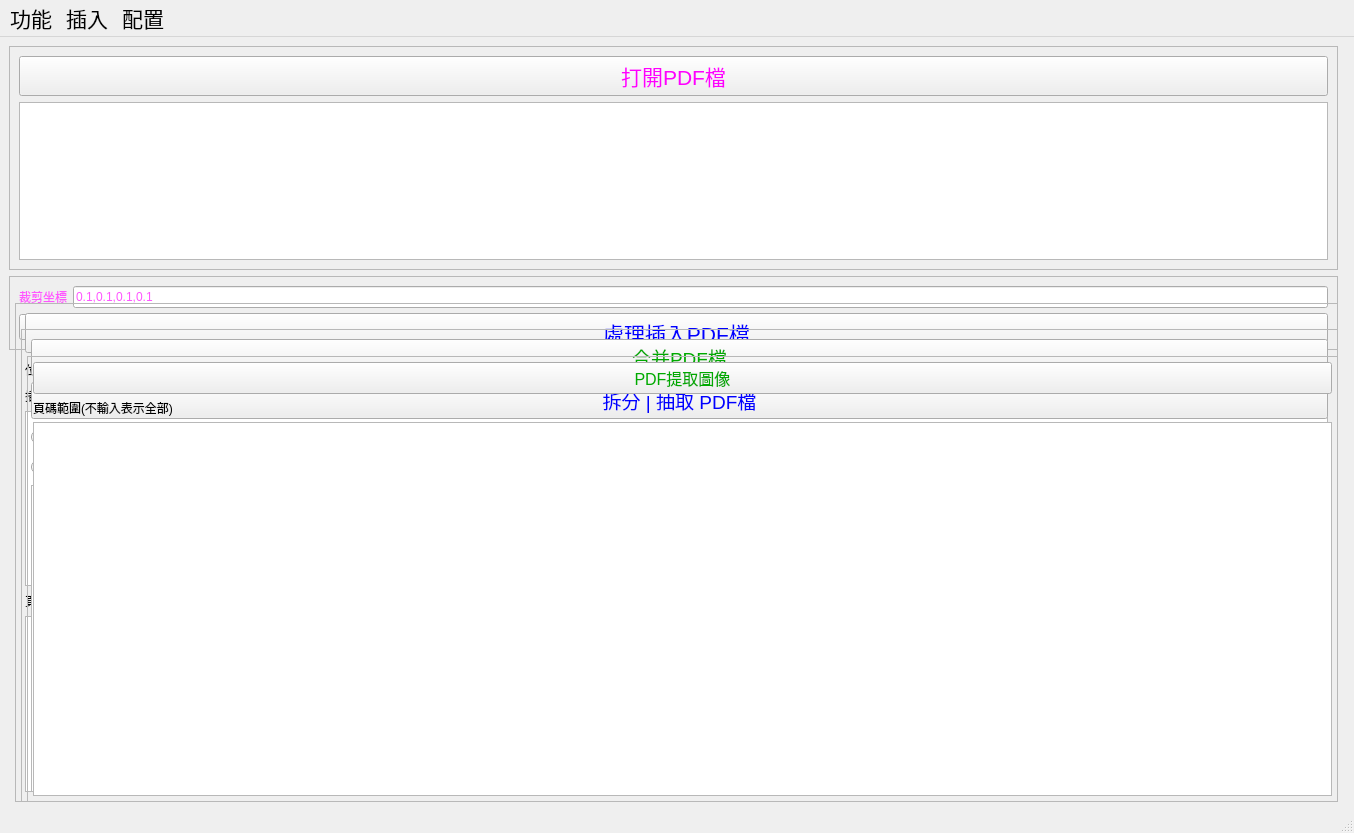
<?xml version="1.0" encoding="UTF-8"?>
<ui version="4.0">
 <class>MainWindow</class>
 <widget class="QMainWindow" name="MainWindow">
  <property name="geometry">
   <rect>
    <x>0</x>
    <y>0</y>
    <width>1354</width>
    <height>833</height>
   </rect>
  </property>
  <property name="windowTitle">
   <string>Honour PDF合并|分拆|插入|裁剪</string>
  </property>
  <widget class="QWidget" name="centralwidget">
   <layout class="QGridLayout" name="gridLayout_7" columnstretch="3,7" columnminimumwidth="3,7">
    <item row="0" column="0">
     <layout class="QVBoxLayout" name="verticalLayout">
      <item>
       <layout class="QVBoxLayout" name="verticalLayout_2">
        <item>
         <widget class="QFrame" name="frame_Open">
          <property name="frameShape">
           <enum>QFrame::StyledPanel</enum>
          </property>
          <property name="frameShadow">
           <enum>QFrame::Raised</enum>
          </property>
          <layout class="QGridLayout" name="gridLayout_3">
           <item row="0" column="0">
            <widget class="QPushButton" name="pushButton4">
             <property name="font">
              <font>
               <pointsize>16</pointsize>
              </font>
             </property>
             <property name="styleSheet">
              <string notr="true">color: rgb(255, 0, 255);</string>
             </property>
             <property name="text">
              <string>打開PDF檔</string>
             </property>
            </widget>
           </item>
           <item row="1" column="0">
            <widget class="QListView" name="listView"/>
           </item>
          </layout>
         </widget>
        </item>
       </layout>
      </item>
      <item>
       <layout class="QGridLayout" name="gridLayout_6">
        <item row="0" column="0" rowspan="3" colspan="4">
         <widget class="QFrame" name="frame_cropbox">
          <property name="frameShape">
           <enum>QFrame::StyledPanel</enum>
          </property>
          <property name="frameShadow">
           <enum>QFrame::Raised</enum>
          </property>
          <layout class="QGridLayout" name="gridLayout_5">
           <item row="1" column="0" colspan="2">
            <widget class="QPushButton" name="pushButton_cropbox">
             <property name="styleSheet">
              <string notr="true">font: 25 16pt &quot;Adobe Ming Std&quot;;
color: rgb(255, 85, 255);</string>
             </property>
             <property name="text">
              <string>裁剪PDF</string>
             </property>
            </widget>
           </item>
           <item row="0" column="1">
            <widget class="QLineEdit" name="lineEdit_cropbox">
             <property name="toolTip">
              <string>單位是厘米(CM), 坐標用逗號分隔. 前兩個坐標是裁剪左上角坐標位置. 后兩個是裁剪右下角坐標位置.</string>
             </property>
             <property name="styleSheet">
              <string notr="true">font: 25 11pt &quot;Adobe Ming Std&quot;;
color: rgb(255, 85, 255);</string>
             </property>
             <property name="text">
              <string>0.1,0.1,0.1,0.1</string>
             </property>
            </widget>
           </item>
           <item row="0" column="0">
            <widget class="QLabel" name="label_cropbox">
             <property name="styleSheet">
              <string notr="true">color: rgb(255, 85, 255);
font: 25 11pt &quot;Adobe Ming Std&quot;;</string>
             </property>
             <property name="text">
              <string>裁剪坐標</string>
             </property>
            </widget>
           </item>
          </layout>
         </widget>
        </item>
        <item row="1" column="1" rowspan="3" colspan="3">
         <widget class="QFrame" name="frame_insert">
          <property name="frameShape">
           <enum>QFrame::StyledPanel</enum>
          </property>
          <property name="frameShadow">
           <enum>QFrame::Raised</enum>
          </property>
          <layout class="QGridLayout" name="gridLayout_2">
           <item row="2" column="0">
            <widget class="QLabel" name="label_3">
             <property name="text">
              <string>插入內容</string>
             </property>
            </widget>
           </item>
           <item row="1" column="0">
            <widget class="QLabel" name="label">
             <property name="text">
              <string>位置坐標(像素)</string>
             </property>
            </widget>
           </item>
           <item row="4" column="0" colspan="2">
            <widget class="QLabel" name="label_2">
             <property name="text">
              <string>頁碼範圍 (不輸入表示全部)</string>
             </property>
            </widget>
           </item>
           <item row="1" column="1">
            <widget class="QLineEdit" name="lineEdit_Point">
             <property name="toolTip">
              <string extracomment="坐標位置是像素"/>
             </property>
             <property name="text">
              <string>10,20,50,50</string>
             </property>
            </widget>
           </item>
           <item row="5" column="0" colspan="2">
            <widget class="QTextEdit" name="textEdit_PageNumber"/>
           </item>
           <item row="3" column="0" colspan="2">
            <widget class="QTextEdit" name="textEdit_InertContent">
             <property name="toolTip">
              <string extracomment="圖像與文字不能同時插入, 要分開處理."/>
             </property>
            </widget>
           </item>
           <item row="0" column="0" colspan="2">
            <widget class="QPushButton" name="pushButton_insert">
             <property name="font">
              <font>
               <pointsize>16</pointsize>
              </font>
             </property>
             <property name="styleSheet">
              <string notr="true">color: rgb(0, 0, 255);</string>
             </property>
             <property name="text">
              <string>處理插入PDF檔</string>
             </property>
            </widget>
           </item>
          </layout>
         </widget>
        </item>
        <item row="2" column="2" rowspan="2" colspan="2">
         <widget class="QFrame" name="frame_merge_Split">
          <property name="frameShape">
           <enum>QFrame::StyledPanel</enum>
          </property>
          <property name="frameShadow">
           <enum>QFrame::Raised</enum>
          </property>
          <layout class="QGridLayout" name="gridLayout">
           <item row="2" column="0">
            <widget class="QRadioButton" name="radioButton">
             <property name="text">
              <string>拆單個</string>
             </property>
            </widget>
           </item>
           <item row="1" column="0" colspan="3">
            <widget class="QPushButton" name="pushButton2">
             <property name="font">
              <font>
               <pointsize>14</pointsize>
              </font>
             </property>
             <property name="styleSheet">
              <string notr="true">color: rgb(0, 0, 255);</string>
             </property>
             <property name="text">
              <string>拆分 | 抽取 PDF檔</string>
             </property>
            </widget>
           </item>
           <item row="2" column="1">
            <widget class="QRadioButton" name="radioButton_2">
             <property name="text">
              <string>按頁數拆</string>
             </property>
            </widget>
           </item>
           <item row="4" column="0" colspan="3">
            <widget class="QTextEdit" name="textEdit">
             <property name="toolTip">
              <string>test</string>
             </property>
            </widget>
           </item>
           <item row="2" column="2">
            <widget class="QLineEdit" name="lineEdit"/>
           </item>
           <item row="3" column="0" colspan="2">
            <widget class="QRadioButton" name="radioButton_3">
             <property name="text">
              <string>按頁碼抽</string>
             </property>
            </widget>
           </item>
           <item row="0" column="0" colspan="3">
            <widget class="QPushButton" name="pushButton1">
             <property name="font">
              <font>
               <pointsize>14</pointsize>
              </font>
             </property>
             <property name="styleSheet">
              <string notr="true">color: rgb(0, 170, 0);</string>
             </property>
             <property name="text">
              <string>合并PDF檔</string>
             </property>
            </widget>
           </item>
          </layout>
         </widget>
        </item>
        <item row="3" column="3">
         <widget class="QFrame" name="frame_Extract_images">
          <property name="frameShape">
           <enum>QFrame::StyledPanel</enum>
          </property>
          <property name="frameShadow">
           <enum>QFrame::Raised</enum>
          </property>
          <layout class="QGridLayout" name="gridLayout_4">
           <property name="leftMargin">
            <number>5</number>
           </property>
           <property name="topMargin">
            <number>5</number>
           </property>
           <property name="rightMargin">
            <number>5</number>
           </property>
           <property name="bottomMargin">
            <number>5</number>
           </property>
           <property name="spacing">
            <number>5</number>
           </property>
           <item row="0" column="0">
            <widget class="QPushButton" name="pushButton_Extract_images">
             <property name="font">
              <font>
               <pointsize>12</pointsize>
              </font>
             </property>
             <property name="styleSheet">
              <string notr="true">color: rgb(0, 170, 0);</string>
             </property>
             <property name="text">
              <string>PDF提取圖像</string>
             </property>
            </widget>
           </item>
           <item row="1" column="0">
            <widget class="QLabel" name="label_4">
             <property name="text">
              <string>頁碼範圍(不輸入表示全部)</string>
             </property>
            </widget>
           </item>
           <item row="2" column="0">
            <widget class="QTextEdit" name="textEdit_Extract_PageNumber"/>
           </item>
          </layout>
         </widget>
        </item>
       </layout>
      </item>
     </layout>
    </item>
    <item row="0" column="1">
     <layout class="QHBoxLayout" name="horizontalLayout"/>
    </item>
   </layout>
  </widget>
  <widget class="QMenuBar" name="menubar">
   <property name="geometry">
    <rect>
     <x>0</x>
     <y>0</y>
     <width>1354</width>
     <height>32</height>
    </rect>
   </property>
   <property name="font">
    <font>
     <pointsize>16</pointsize>
    </font>
   </property>
   <widget class="QMenu" name="menu">
    <property name="font">
     <font>
      <pointsize>14</pointsize>
     </font>
    </property>
    <property name="title">
     <string>功能</string>
    </property>
    <widget class="QMenu" name="menu_2">
     <property name="font">
      <font>
       <family>Arial</family>
       <pointsize>9</pointsize>
       <weight>50</weight>
       <italic>false</italic>
       <bold>false</bold>
      </font>
     </property>
     <property name="styleSheet">
      <string notr="true"/>
     </property>
     <property name="title">
      <string>旋轉</string>
     </property>
     <addaction name="action0"/>
     <addaction name="action90"/>
     <addaction name="action180"/>
     <addaction name="action270"/>
    </widget>
    <widget class="QMenu" name="menu_5">
     <property name="title">
      <string>選擇顏色</string>
     </property>
     <addaction name="action_BLACK"/>
     <addaction name="action_RED"/>
     <addaction name="action_MAGENTA"/>
     <addaction name="action_ORANGERED"/>
     <addaction name="action_ORANGE"/>
     <addaction name="action_YELLOW"/>
     <addaction name="action_GREEN"/>
     <addaction name="action_BLUE"/>
     <addaction name="action_PURPLE"/>
     <addaction name="action_BROWN"/>
     <addaction name="action_GRAY"/>
     <addaction name="action_WHITE"/>
    </widget>
    <addaction name="menu_2"/>
    <addaction name="menu_5"/>
    <addaction name="action_repeat"/>
    <addaction name="action_show_imagesXY"/>
    <addaction name="action_add_background"/>
   </widget>
   <widget class="QMenu" name="menu_3">
    <property name="title">
     <string>配置</string>
    </property>
    <widget class="QMenu" name="menua1">
     <property name="font">
      <font>
       <pointsize>12</pointsize>
      </font>
     </property>
     <property name="title">
      <string>角度設置</string>
     </property>
     <addaction name="Standard_user"/>
     <addaction name="Accounting_user"/>
    </widget>
    <addaction name="menua1"/>
    <addaction name="separator"/>
    <addaction name="actiona_2"/>
    <addaction name="actionb_2"/>
    <addaction name="action_Extract_images"/>
    <addaction name="action_cropbox"/>
   </widget>
   <widget class="QMenu" name="menu_4">
    <property name="title">
     <string>插入</string>
    </property>
    <widget class="QMenu" name="menua">
     <property name="geometry">
      <rect>
       <x>2376</x>
       <y>139</y>
       <width>165</width>
       <height>168</height>
      </rect>
     </property>
     <property name="sizePolicy">
      <sizepolicy hsizetype="Preferred" vsizetype="Preferred">
       <horstretch>0</horstretch>
       <verstretch>0</verstretch>
      </sizepolicy>
     </property>
     <property name="font">
      <font>
       <family>Adobe Ming Std</family>
       <pointsize>16</pointsize>
       <weight>50</weight>
       <italic>false</italic>
       <bold>false</bold>
      </font>
     </property>
     <property name="styleSheet">
      <string notr="true"/>
     </property>
     <property name="title">
      <string>插入可變內容</string>
     </property>
     <addaction name="action_PageNumber"/>
     <addaction name="action_TotalPage"/>
     <addaction name="action_Date"/>
     <addaction name="action_Time"/>
     <addaction name="action_FileName"/>
    </widget>
    <addaction name="menua"/>
    <addaction name="action_InsertImage"/>
   </widget>
   <addaction name="menu"/>
   <addaction name="menu_4"/>
   <addaction name="menu_3"/>
  </widget>
  <widget class="QStatusBar" name="statusbar"/>
  <action name="action90">
   <property name="checkable">
    <bool>true</bool>
   </property>
   <property name="text">
    <string>90</string>
   </property>
  </action>
  <action name="action180">
   <property name="checkable">
    <bool>true</bool>
   </property>
   <property name="text">
    <string>180</string>
   </property>
  </action>
  <action name="action270">
   <property name="checkable">
    <bool>true</bool>
   </property>
   <property name="text">
    <string>270</string>
   </property>
  </action>
  <action name="actiona2">
   <property name="text">
    <string>a2</string>
   </property>
  </action>
  <action name="Standard_user">
   <property name="checkable">
    <bool>true</bool>
   </property>
   <property name="checked">
    <bool>true</bool>
   </property>
   <property name="text">
    <string>標準用戶</string>
   </property>
  </action>
  <action name="Accounting_user">
   <property name="checkable">
    <bool>true</bool>
   </property>
   <property name="text">
    <string>特別用戶1</string>
   </property>
  </action>
  <action name="action_PageNumber">
   <property name="text">
    <string>頁碼</string>
   </property>
   <property name="font">
    <font>
     <pointsize>12</pointsize>
    </font>
   </property>
  </action>
  <action name="action_TotalPage">
   <property name="text">
    <string>總頁數</string>
   </property>
   <property name="font">
    <font>
     <pointsize>12</pointsize>
    </font>
   </property>
  </action>
  <action name="action_Date">
   <property name="text">
    <string>當前日期</string>
   </property>
   <property name="font">
    <font>
     <pointsize>12</pointsize>
    </font>
   </property>
  </action>
  <action name="action_Time">
   <property name="text">
    <string>當前時間</string>
   </property>
   <property name="font">
    <font>
     <pointsize>12</pointsize>
    </font>
   </property>
  </action>
  <action name="action_FileName">
   <property name="text">
    <string>檔案名</string>
   </property>
   <property name="font">
    <font>
     <pointsize>12</pointsize>
    </font>
   </property>
  </action>
  <action name="action_InsertImage">
   <property name="text">
    <string>插入圖像</string>
   </property>
   <property name="font">
    <font/>
   </property>
  </action>
  <action name="action_selectFont">
   <property name="enabled">
    <bool>false</bool>
   </property>
   <property name="text">
    <string>選擇字體</string>
   </property>
   <property name="font">
    <font/>
   </property>
  </action>
  <action name="action0">
   <property name="checkable">
    <bool>true</bool>
   </property>
   <property name="checked">
    <bool>true</bool>
   </property>
   <property name="text">
    <string>0</string>
   </property>
  </action>
  <action name="actiona_2">
   <property name="checkable">
    <bool>true</bool>
   </property>
   <property name="checked">
    <bool>true</bool>
   </property>
   <property name="text">
    <string>合并|拆分界面</string>
   </property>
  </action>
  <action name="actionb_2">
   <property name="checkable">
    <bool>true</bool>
   </property>
   <property name="text">
    <string>插入界面</string>
   </property>
  </action>
  <action name="actiontest">
   <property name="text">
    <string>test</string>
   </property>
  </action>
  <action name="action_selectcolor">
   <property name="text">
    <string>選擇顏色</string>
   </property>
  </action>
  <action name="action_selectFont_2">
   <property name="enabled">
    <bool>false</bool>
   </property>
   <property name="text">
    <string>選擇字體</string>
   </property>
  </action>
  <action name="action_BLACK">
   <property name="checkable">
    <bool>false</bool>
   </property>
   <property name="checked">
    <bool>false</bool>
   </property>
   <property name="text">
    <string>黑色</string>
   </property>
   <property name="toolTip">
    <string>BLACK</string>
   </property>
  </action>
  <action name="action_RED">
   <property name="text">
    <string>紅色</string>
   </property>
   <property name="toolTip">
    <string>RED</string>
   </property>
  </action>
  <action name="action_MAGENTA">
   <property name="text">
    <string>洋紅</string>
   </property>
   <property name="toolTip">
    <string>MAGENTA</string>
   </property>
  </action>
  <action name="action_ORANGERED">
   <property name="text">
    <string>橙紅</string>
   </property>
   <property name="toolTip">
    <string>ORANGERED</string>
   </property>
  </action>
  <action name="action_ORANGE">
   <property name="text">
    <string>橙色</string>
   </property>
   <property name="toolTip">
    <string>ORANGE</string>
   </property>
  </action>
  <action name="action_YELLOW">
   <property name="text">
    <string>黃色</string>
   </property>
   <property name="toolTip">
    <string>YELLOW</string>
   </property>
  </action>
  <action name="action_GREEN">
   <property name="text">
    <string>綠色</string>
   </property>
   <property name="toolTip">
    <string>GREEN</string>
   </property>
  </action>
  <action name="action_BLUE">
   <property name="text">
    <string>藍色</string>
   </property>
   <property name="toolTip">
    <string>BLUE</string>
   </property>
  </action>
  <action name="action_PURPLE">
   <property name="text">
    <string>紫色</string>
   </property>
   <property name="toolTip">
    <string>PURPLE</string>
   </property>
  </action>
  <action name="action_BROWN">
   <property name="text">
    <string>棕色</string>
   </property>
   <property name="toolTip">
    <string>BROWN</string>
   </property>
  </action>
  <action name="action_GRAY">
   <property name="text">
    <string>灰色</string>
   </property>
   <property name="toolTip">
    <string>GRAY</string>
   </property>
  </action>
  <action name="action_WHITE">
   <property name="text">
    <string>白色</string>
   </property>
   <property name="toolTip">
    <string>WHITE</string>
   </property>
  </action>
  <action name="action_repeat">
   <property name="text">
    <string>重復數</string>
   </property>
  </action>
  <action name="action_show_imagesXY">
   <property name="text">
    <string>顯示圖像坐標</string>
   </property>
  </action>
  <action name="action_Extract_images">
   <property name="checkable">
    <bool>true</bool>
   </property>
   <property name="text">
    <string>提取圖像</string>
   </property>
  </action>
  <action name="action_cropbox">
   <property name="checkable">
    <bool>true</bool>
   </property>
   <property name="text">
    <string>裁剪界面</string>
   </property>
  </action>
  <action name="action_add_background">
   <property name="text">
    <string>添加背景及處理</string>
   </property>
  </action>
 </widget>
 <resources/>
 <connections/>
</ui>
